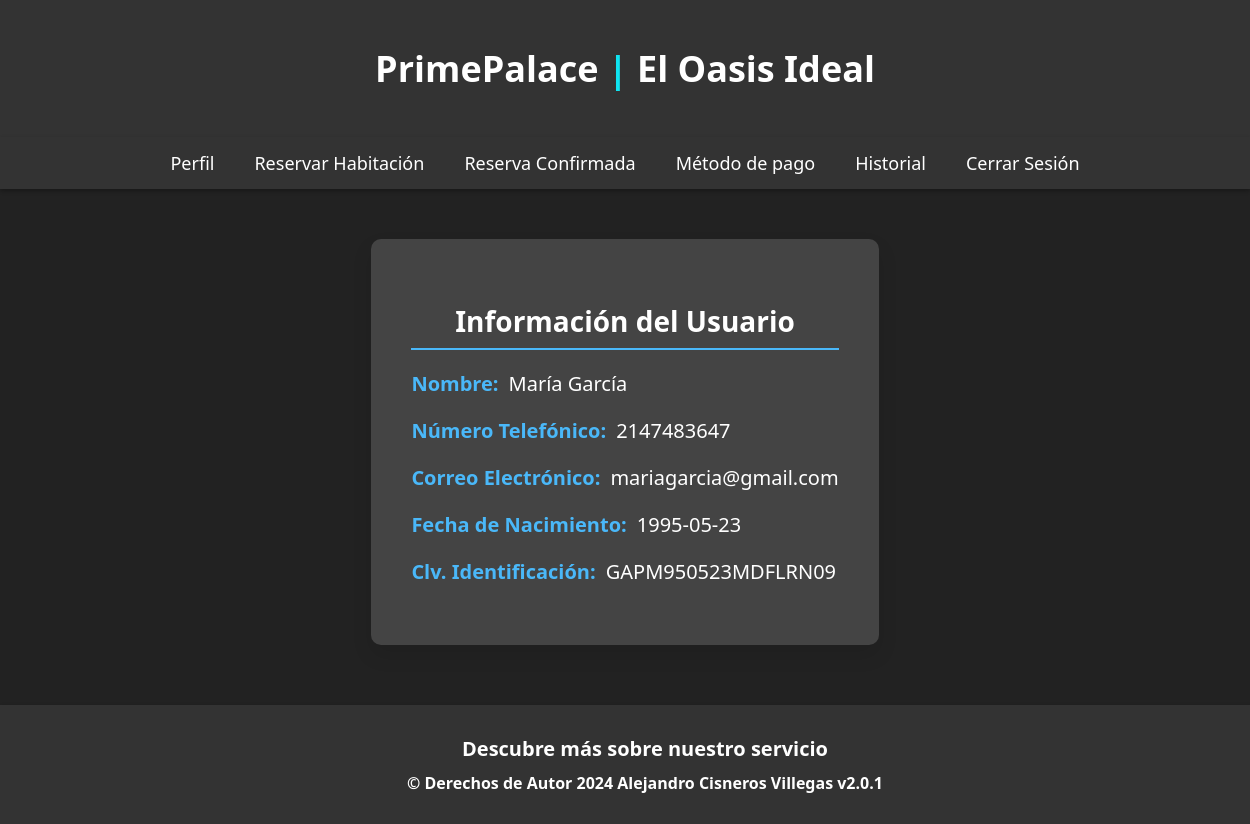
The page /user_view.php on the database its author committed.
### tables this page shows
CREATE TABLE `project_06_temp_session` (
  `phone` int(11) NOT NULL,
  `password` varchar(20) NOT NULL,
  `name` varchar(20) NOT NULL,
  `email` varchar(30) NOT NULL,
  `idproof` varchar(20) NOT NULL,
  `dob` date NOT NULL
);

### user_view.php (the view, shortened to what this page needs)
<!DOCTYPE html>
<html lang="es">
	<head>
		<link href="css/user_information.css" rel="stylesheet">
	</head>
	<body>
		<?php
			$conn = new mysqli("localhost","root","", "general");
			$sql = "SELECT * from project_06_temp_session";
			$result=mysqli_query($conn, $sql);
			$row=mysqli_fetch_row($result);
		?>
		<header>
			<h1 style="font-size: 36px;">PrimePalace <span style="color: #0FE4F1;">| </span><span>El Oasis Ideal</span></h1>
		</header>
		<nav>
			<a href="user_view.php">Perfil</a>
			<a href="bookroom.php">Reservar Habitación</a>
			<a href="user_room_status.php">Reserva Confirmada</a>
			<a href="user_payment.php">Método de pago</a>
			<a href="user_booking_history.php">Historial</a>
			<a href="index.php">Cerrar Sesión</a>
		</nav>
		<div class="container">
			<h2 style="font-size: 28px;">Información del Usuario</h2>
			<div class="info-item">
				<b>Nombre:</b>
				<span><?php echo $row[2] ?></span>
			</div>
			<div class="info-item">
				<b>Número Telefónico:</b>
				<span><?php echo $row[0] ?></span>
			</div>
			<div class="info-item">
				<b>Correo Electrónico:</b>
				<span><?php echo $row[3] ?></span>
			</div>
			<div class="info-item">
				<b>Fecha de Nacimiento:</b>
				<span><?php echo $row[5] ?></span>
			</div>
			<div class="info-item">
				<b>Clv. Identificación:</b>
				<span><?php echo $row[4] ?></span>
			</div>
		</div>
		<div class="footer">
			<h2 style="font-size: 20px;">Descubre más sobre nuestro servicio</h2>
			<h3 style="font-size: 16px;">&copy; Derechos de Autor <strong><span>2024</span></strong> Alejandro Cisneros Villegas v2.0.1</h3>
		</div>
	</body>
</html>

### css/user_information.css (style rules this page uses)
body { margin: 0; font-family: 'Segoe UI', Tahoma, Geneva, Verdana, sans-serif; background-color: #222; color: #ccc; overflow-x: hidden; display: flex; flex-direction: column; min-height: 100vh; }
header { background-color: #333; padding: 20px; text-align: center; color: #fff; box-shadow: 0 2px 4px rgba(0,0,0,0.3); z-index: 1000; }
nav { background-color: #333; overflow: hidden; position: sticky; top: 0; z-index: 1000; display: flex; justify-content: center; align-items: center; box-shadow: 0 2px 4px rgba(0,0,0,0.3); }
nav a { color: #fff; padding: 14px 20px; text-decoration: none; font-size: 18px; transition: color 0.3s; }
.container { background-color: #444; border-radius: 10px; box-shadow: 0 10px 20px rgba(0, 0, 0, 0.1); padding: 40px; max-width: 600px; margin: 50px auto 60px; text-align: center; }
.container h2 { margin-bottom: 30px; color: #fff; position: relative; }
.container h2::before { content: ''; position: absolute; width: 100%; height: 2px; background-color: #4AB8F9; bottom: -10px; left: 0; }
.info-item { display: flex; justify-content: space-between; align-items: center; margin-bottom: 20px; font-size: 20px; }
.info-item span { flex: 1; color: #fff; text-align: left; margin-left: 5px; }
.info-item b { color: #4AB8F9; min-width: 10px; display: inline-block; text-align: left; margin-right: 5px; }
.footer { background-color: #333; padding: 20px; text-align: center; width: 100%; color: #fff; box-shadow: 0 2px 4px rgba(0,0,0,0.3); margin-top: auto; z-index: 1000; }
.footer h2, .footer h3 { margin: 10px 0; }

### rows shown on the page
project_06_temp_session: name "María García", phone "2147483647", email "mariagarcia@gmail.com", dob "1995-05-23", idproof "GAPM950523MDFLRN09"
